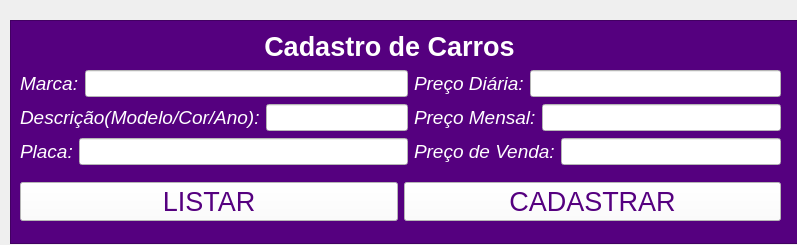
<?xml version="1.0" encoding="UTF-8"?>
<ui version="4.0">
 <class>MainWindow</class>
 <widget class="QMainWindow" name="MainWindow">
  <property name="geometry">
   <rect>
    <x>0</x>
    <y>0</y>
    <width>797</width>
    <height>245</height>
   </rect>
  </property>
  <property name="windowTitle">
   <string>MainWindow</string>
  </property>
  <widget class="QWidget" name="centralwidget">
   <widget class="QFrame" name="frame">
    <property name="geometry">
     <rect>
      <x>10</x>
      <y>20</y>
      <width>1081</width>
      <height>224</height>
     </rect>
    </property>
    <property name="styleSheet">
     <string notr="true">color: rgb(255, 255, 255);
background-color: rgb(85, 0, 127);</string>
    </property>
    <property name="frameShape">
     <enum>QFrame::StyledPanel</enum>
    </property>
    <property name="frameShadow">
     <enum>QFrame::Raised</enum>
    </property>
    <widget class="QLabel" name="label">
     <property name="geometry">
      <rect>
       <x>250</x>
       <y>10</y>
       <width>259</width>
       <height>33</height>
      </rect>
     </property>
     <property name="font">
      <font>
       <pointsize>20</pointsize>
       <weight>75</weight>
       <bold>true</bold>
      </font>
     </property>
     <property name="text">
      <string>Cadastro de Carros</string>
     </property>
     <property name="alignment">
      <set>Qt::AlignCenter</set>
     </property>
    </widget>
    <widget class="QWidget" name="layoutWidget">
     <property name="geometry">
      <rect>
       <x>10</x>
       <y>160</y>
       <width>761</width>
       <height>43</height>
      </rect>
     </property>
     <layout class="QHBoxLayout" name="horizontalLayout_7">
      <item>
       <widget class="QPushButton" name="listar">
        <property name="font">
         <font>
          <pointsize>20</pointsize>
         </font>
        </property>
        <property name="styleSheet">
         <string notr="true">color: rgb(85, 0, 127);
background-color: rgb(255, 255, 255);</string>
        </property>
        <property name="text">
         <string>LISTAR</string>
        </property>
       </widget>
      </item>
      <item>
       <widget class="QPushButton" name="cadastrar">
        <property name="font">
         <font>
          <pointsize>20</pointsize>
         </font>
        </property>
        <property name="styleSheet">
         <string notr="true">color: rgb(85, 0, 127);
background-color: rgb(255, 255, 255);</string>
        </property>
        <property name="text">
         <string>CADASTRAR</string>
        </property>
       </widget>
      </item>
     </layout>
    </widget>
    <widget class="QWidget" name="layoutWidget">
     <property name="geometry">
      <rect>
       <x>10</x>
       <y>49</y>
       <width>761</width>
       <height>97</height>
      </rect>
     </property>
     <layout class="QHBoxLayout" name="horizontalLayout_8">
      <item>
       <layout class="QVBoxLayout" name="verticalLayout">
        <item>
         <layout class="QHBoxLayout" name="horizontalLayout">
          <item>
           <widget class="QLabel" name="label_2">
            <property name="font">
             <font>
              <pointsize>14</pointsize>
              <italic>true</italic>
             </font>
            </property>
            <property name="text">
             <string>Marca:</string>
            </property>
           </widget>
          </item>
          <item>
           <widget class="QLineEdit" name="marca">
            <property name="font">
             <font>
              <pointsize>12</pointsize>
             </font>
            </property>
            <property name="styleSheet">
             <string notr="true">background-color: rgb(255, 255, 255);</string>
            </property>
           </widget>
          </item>
         </layout>
        </item>
        <item>
         <layout class="QHBoxLayout" name="horizontalLayout_2">
          <item>
           <widget class="QLabel" name="label_3">
            <property name="font">
             <font>
              <pointsize>14</pointsize>
              <italic>true</italic>
             </font>
            </property>
            <property name="text">
             <string>Descrição(Modelo/Cor/Ano):</string>
            </property>
           </widget>
          </item>
          <item>
           <widget class="QLineEdit" name="descricao">
            <property name="font">
             <font>
              <pointsize>12</pointsize>
             </font>
            </property>
            <property name="styleSheet">
             <string notr="true">background-color: rgb(255, 255, 255);</string>
            </property>
           </widget>
          </item>
         </layout>
        </item>
        <item>
         <layout class="QHBoxLayout" name="horizontalLayout_3">
          <item>
           <widget class="QLabel" name="label_8">
            <property name="font">
             <font>
              <pointsize>14</pointsize>
              <italic>true</italic>
             </font>
            </property>
            <property name="text">
             <string>Placa:</string>
            </property>
           </widget>
          </item>
          <item>
           <widget class="QLineEdit" name="placa">
            <property name="font">
             <font>
              <pointsize>12</pointsize>
             </font>
            </property>
            <property name="styleSheet">
             <string notr="true">background-color: rgb(255, 255, 255);</string>
            </property>
           </widget>
          </item>
         </layout>
        </item>
       </layout>
      </item>
      <item>
       <layout class="QVBoxLayout" name="verticalLayout_2">
        <item>
         <layout class="QHBoxLayout" name="horizontalLayout_4">
          <item>
           <widget class="QLabel" name="label_4">
            <property name="font">
             <font>
              <pointsize>14</pointsize>
              <italic>true</italic>
             </font>
            </property>
            <property name="text">
             <string>Preço Diária:</string>
            </property>
           </widget>
          </item>
          <item>
           <widget class="QLineEdit" name="preco_diaria">
            <property name="font">
             <font>
              <pointsize>12</pointsize>
             </font>
            </property>
            <property name="styleSheet">
             <string notr="true">background-color: rgb(255, 255, 255);</string>
            </property>
           </widget>
          </item>
         </layout>
        </item>
        <item>
         <layout class="QHBoxLayout" name="horizontalLayout_5">
          <item>
           <widget class="QLabel" name="label_5">
            <property name="font">
             <font>
              <pointsize>14</pointsize>
              <italic>true</italic>
             </font>
            </property>
            <property name="text">
             <string>Preço Mensal:</string>
            </property>
           </widget>
          </item>
          <item>
           <widget class="QLineEdit" name="preco_mensal">
            <property name="font">
             <font>
              <pointsize>12</pointsize>
             </font>
            </property>
            <property name="styleSheet">
             <string notr="true">background-color: rgb(255, 255, 255);</string>
            </property>
           </widget>
          </item>
         </layout>
        </item>
        <item>
         <layout class="QHBoxLayout" name="horizontalLayout_6">
          <item>
           <widget class="QLabel" name="label_6">
            <property name="font">
             <font>
              <pointsize>14</pointsize>
              <italic>true</italic>
             </font>
            </property>
            <property name="text">
             <string>Preço de Venda:</string>
            </property>
           </widget>
          </item>
          <item>
           <widget class="QLineEdit" name="preco_venda">
            <property name="font">
             <font>
              <pointsize>12</pointsize>
             </font>
            </property>
            <property name="styleSheet">
             <string notr="true">background-color: rgb(255, 255, 255);</string>
            </property>
           </widget>
          </item>
         </layout>
        </item>
       </layout>
      </item>
     </layout>
    </widget>
   </widget>
  </widget>
 </widget>
 <tabstops>
  <tabstop>marca</tabstop>
  <tabstop>descricao</tabstop>
  <tabstop>placa</tabstop>
  <tabstop>preco_diaria</tabstop>
  <tabstop>preco_mensal</tabstop>
  <tabstop>preco_venda</tabstop>
  <tabstop>listar</tabstop>
  <tabstop>cadastrar</tabstop>
 </tabstops>
 <resources/>
 <connections/>
</ui>
